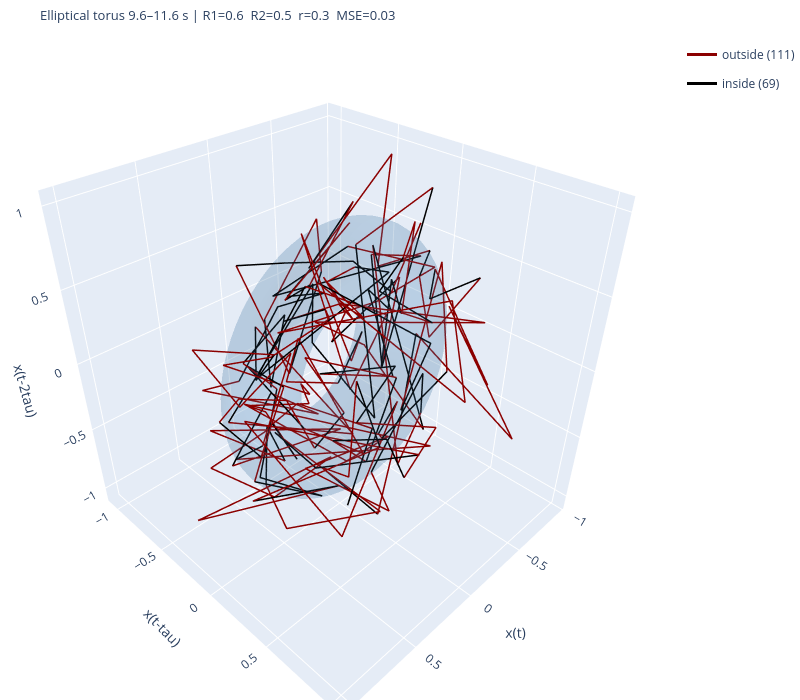

Notebook code for this chart:
### Code cell
plot_two_torus_fit(fitted[0])

### Figure 1 — Plotly figure (JSON) as saved in the notebook; plotly's stock layout.template omitted (floating-point values rounded to 4 significant figures; data arrays with more than 128 entries replaced by an {"elided": "..."} marker saying what was removed)
{"data": [{"colorscale": [[0, "steelblue"], [1, "steelblue"]], "name": "Torus", "opacity": 0.15, "showscale": false, "type": "surface", "x": {"elided": "60x60 float values"}, "y": {"elided": "60x60 float values"}, "z": {"elided": "60x60 float values"}}, {"legendgroup": "outside", "line": {"color": "darkred", "width": 3}, "mode": "lines", "name": "outside (111)", "showlegend": true, "type": "scatter3d", "x": [-0.6266, -0.4588], "y": [0.03197, -0.02404], "z": [0.7228, 0.3078]}, {"legendgroup": "inside", "line": {"color": "black", "width": 3}, "mode": "lines", "name": "inside (69)", "showlegend": true, "type": "scatter3d", "x": [-0.4588, -0.3614, -0.09783, 0.2893], "y": [-0.02404, -0.2531, -0.5687, -0.5485], "z": [0.3078, 0.4668, 0.4355, 0.5691]}, {"legendgroup": "outside", "line": {"color": "darkred", "width": 3}, "mode": "lines", "name": "outside (111)", "showlegend": false, "type": "scatter3d", "x": [0.2893, -0.05265], "y": [-0.5485, -0.5213], "z": [0.5691, -0.3409]}, {"legendgroup": "inside", "line": {"color": "black", "width": 3}, "mode": "lines", "name": "inside (69)", "showlegend": false, "type": "scatter3d", "x": [-0.05265, -0.5616], "y": [-0.5213, -0.7359], "z": [-0.3409, 0.1379]}, {"legendgroup": "outside", "line": {"color": "darkred", "width": 3}, "mode": "lines", "name": "outside (111)", "showlegend": false, "type": "scatter3d", "x": [-0.5616, -0.8226, -0.06548], "y": [-0.7359, -1.05, -0.7588], "z": [0.1379, 0.3354, -0.03342]}, {"legendgroup": "inside", "line": {"color": "black", "width": 3}, "mode": "lines", "name": "inside (69)", "showlegend": false, "type": "scatter3d", "x": [-0.06548, 0.08188, -0.1261, 0.3636], "y": [-0.7588, -0.5534, -0.6266, -0.4588], "z": [-0.03342, -0.3989, 0.03197, -0.02404]}, {"legendgroup": "outside", "line": {"color": "darkred", "width": 3}, "mode": "lines", "name": "outside (111)", "showlegend": false, "type": "scatter3d", "x": [0.3636, 0.1929], "y": [-0.4588, -0.3614], "z": [-0.02404, -0.2531]}, {"legendgroup": "inside", "line": {"color": "black", "width": 3}, "mode": "lines", "name": "inside (69)", "showlegend": false, "type": "scatter3d", "x": [0.1929, 0.5778, 0.4389, 0.655], "y": [-0.3614, -0.09783, 0.2893, -0.05265], "z": [-0.2531, -0.5687, -0.5485, -0.5213]}, {"legendgroup": "outside", "line": {"color": "darkred", "width": 3}, "mode": "lines", "name": "outside (111)", "showlegend": false, "type": "scatter3d", "x": [0.655, 0.102, 0.4373, 0.503, 0.1608, 1.021, 0.379], "y": [-0.05265, -0.5616, -0.8226, -0.06548, 0.08188, -0.1261, 0.3636], "z": [-0.5213, -0.7359, -1.05, -0.7588, -0.5534, -0.6266, -0.4588]}, {"legendgroup": "inside", "line": {"color": "black", "width": 3}, "mode": "lines", "name": "inside (69)", "showlegend": false, "type": "scatter3d", "x": [0.379, 0.8642], "y": [0.3636, 0.1929], "z": [-0.4588, -0.3614]}, {"legendgroup": "outside", "line": {"color": "darkred", "width": 3}, "mode": "lines", "name": "outside (111)", "showlegend": false, "type": "scatter3d", "x": [0.8642, 0.2842], "y": [0.1929, 0.5778], "z": [-0.3614, -0.09783]}, {"legendgroup": "inside", "line": {"color": "black", "width": 3}, "mode": "lines", "name": "inside (69)", "showlegend": false, "type": "scatter3d", "x": [0.2842, 0.3285], "y": [0.5778, 0.4389], "z": [-0.09783, 0.2893]}, {"legendgroup": "outside", "line": {"color": "darkred", "width": 3}, "mode": "lines", "name": "outside (111)", "showlegend": false, "type": "scatter3d", "x": [0.3285, 0.6039, 0.2614], "y": [0.4389, 0.655, 0.102], "z": [0.2893, -0.05265, -0.5616]}, {"legendgroup": "inside", "line": {"color": "black", "width": 3}, "mode": "lines", "name": "inside (69)", "showlegend": false, "type": "scatter3d", "x": [0.2614, 0.1154], "y": [0.102, 0.4373], "z": [-0.5616, -0.8226]}, {"legendgroup": "outside", "line": {"color": "darkred", "width": 3}, "mode": "lines", "name": "outside (111)", "showlegend": false, "type": "scatter3d", "x": [0.1154, 0.0269], "y": [0.4373, 0.503], "z": [-0.8226, -0.06548]}, {"legendgroup": "inside", "line": {"color": "black", "width": 3}, "mode": "lines", "name": "inside (69)", "showlegend": false, "type": "scatter3d", "x": [0.0269, -0.4893], "y": [0.503, 0.1608], "z": [-0.06548, 0.08188]}, {"legendgroup": "outside", "line": {"color": "darkred", "width": 3}, "mode": "lines", "name": "outside (111)", "showlegend": false, "type": "scatter3d", "x": [-0.4893, -0.3, -0.4959, -0.2322, -0.4641], "y": [0.1608, 1.021, 0.379, 0.8642, 0.2842], "z": [0.08188, -0.1261, 0.3636, 0.1929, 0.5778]}, {"legendgroup": "inside", "line": {"color": "black", "width": 3}, "mode": "lines", "name": "inside (69)", "showlegend": false, "type": "scatter3d", "x": [-0.4641, -0.3774, -0.4401], "y": [0.2842, 0.3285, 0.6039], "z": [0.5778, 0.4389, 0.655]}, {"legendgroup": "outside", "line": {"color": "darkred", "width": 3}, "mode": "lines", "name": "outside (111)", "showlegend": false, "type": "scatter3d", "x": [-0.4401, -0.4882, -0.5411], "y": [0.6039, 0.2614, 0.1154], "z": [0.655, 0.102, 0.4373]}, {"legendgroup": "inside", "line": {"color": "black", "width": 3}, "mode": "lines", "name": "inside (69)", "showlegend": false, "type": "scatter3d", "x": [-0.5411, -0.7393], "y": [0.1154, 0.0269], "z": [0.4373, 0.503]}, {"legendgroup": "outside", "line": {"color": "darkred", "width": 3}, "mode": "lines", "name": "outside (111)", "showlegend": false, "type": "scatter3d", "x": [-0.7393, -0.8535, -0.7282, -0.2224], "y": [0.0269, -0.4893, -0.3, -0.4959], "z": [0.503, 0.1608, 1.021, 0.379]}, {"legendgroup": "inside", "line": {"color": "black", "width": 3}, "mode": "lines", "name": "inside (69)", "showlegend": false, "type": "scatter3d", "x": [-0.2224, -0.333], "y": [-0.4959, -0.2322], "z": [0.379, 0.8642]}, {"legendgroup": "outside", "line": {"color": "darkred", "width": 3}, "mode": "lines", "name": "outside (111)", "showlegend": false, "type": "scatter3d", "x": [-0.333, -0.1979], "y": [-0.2322, -0.4641], "z": [0.8642, 0.2842]}, {"legendgroup": "inside", "line": {"color": "black", "width": 3}, "mode": "lines", "name": "inside (69)", "showlegend": false, "type": "scatter3d", "x": [-0.1979, 0.08473], "y": [-0.4641, -0.3774], "z": [0.2842, 0.3285]}, {"legendgroup": "outside", "line": {"color": "darkred", "width": 3}, "mode": "lines", "name": "outside (111)", "showlegend": false, "type": "scatter3d", "x": [0.08473, -0.5233], "y": [-0.3774, -0.4401], "z": [0.3285, 0.6039]}, {"legendgroup": "inside", "line": {"color": "black", "width": 3}, "mode": "lines", "name": "inside (69)", "showlegend": false, "type": "scatter3d", "x": [-0.5233, -0.03257, -0.4059, -0.1655, 0.1115], "y": [-0.4401, -0.4882, -0.5411, -0.7393, -0.8535], "z": [0.6039, 0.2614, 0.1154, 0.0269, -0.4893]}, {"legendgroup": "outside", "line": {"color": "darkred", "width": 3}, "mode": "lines", "name": "outside (111)", "showlegend": false, "type": "scatter3d", "x": [0.1115, 0.4934, -0.02731, 0.2664], "y": [-0.8535, -0.7282, -0.2224, -0.333], "z": [-0.4893, -0.3, -0.4959, -0.2322]}, {"legendgroup": "inside", "line": {"color": "black", "width": 3}, "mode": "lines", "name": "inside (69)", "showlegend": false, "type": "scatter3d", "x": [0.2664, 0.6972], "y": [-0.333, -0.1979], "z": [-0.2322, -0.4641]}, {"legendgroup": "outside", "line": {"color": "darkred", "width": 3}, "mode": "lines", "name": "outside (111)", "showlegend": false, "type": "scatter3d", "x": [0.6972, 0.08182, 0.6066, 0.4326], "y": [-0.1979, 0.08473, -0.5233, -0.03257], "z": [-0.4641, -0.3774, -0.4401, -0.4882]}, {"legendgroup": "inside", "line": {"color": "black", "width": 3}, "mode": "lines", "name": "inside (69)", "showlegend": false, "type": "scatter3d", "x": [0.4326, 0.254, 0.4829], "y": [-0.03257, -0.4059, -0.1655], "z": [-0.4882, -0.5411, -0.7393]}, {"legendgroup": "outside", "line": {"color": "darkred", "width": 3}, "mode": "lines", "name": "outside (111)", "showlegend": false, "type": "scatter3d", "x": [0.4829, 0.5675, 0.1593, 0.5038], "y": [-0.1655, 0.1115, 0.4934, -0.02731], "z": [-0.7393, -0.8535, -0.7282, -0.2224]}, {"legendgroup": "inside", "line": {"color": "black", "width": 3}, "mode": "lines", "name": "inside (69)", "showlegend": false, "type": "scatter3d", "x": [0.5038, 0.4624, 0.09119], "y": [-0.02731, 0.2664, 0.6972], "z": [-0.2224, -0.333, -0.1979]}, {"legendgroup": "outside", "line": {"color": "darkred", "width": 3}, "mode": "lines", "name": "outside (111)", "showlegend": false, "type": "scatter3d", "x": [0.09119, 0.7911, 0.599, -0.01733], "y": [0.6972, 0.08182, 0.6066, 0.4326], "z": [-0.1979, 0.08473, -0.5233, -0.03257]}, {"legendgroup": "inside", "line": {"color": "black", "width": 3}, "mode": "lines", "name": "inside (69)", "showlegend": false, "type": "scatter3d", "x": [-0.01733, -0.07159], "y": [0.4326, 0.254], "z": [-0.03257, -0.4059]}, {"legendgroup": "outside", "line": {"color": "darkred", "width": 3}, "mode": "lines", "name": "outside (111)", "showlegend": false, "type": "scatter3d", "x": [-0.07159, 0.1601], "y": [0.254, 0.4829], "z": [-0.4059, -0.1655]}, {"legendgroup": "inside", "line": {"color": "black", "width": 3}, "mode": "lines", "name": "inside (69)", "showlegend": false, "type": "scatter3d", "x": [0.1601, -0.2725], "y": [0.4829, 0.5675], "z": [-0.1655, 0.1115]}, {"legendgroup": "outside", "line": {"color": "darkred", "width": 3}, "mode": "lines", "name": "outside (111)", "showlegend": false, "type": "scatter3d", "x": [-0.2725, -0.6902, 0.03599], "y": [0.5675, 0.1593, 0.5038], "z": [0.1115, 0.4934, -0.02731]}, {"legendgroup": "inside", "line": {"color": "black", "width": 3}, "mode": "lines", "name": "inside (69)", "showlegend": false, "type": "scatter3d", "x": [0.03599, -0.2414, 0.259], "y": [0.5038, 0.4624, 0.09119], "z": [-0.02731, 0.2664, 0.6972]}, {"legendgroup": "outside", "line": {"color": "darkred", "width": 3}, "mode": "lines", "name": "outside (111)", "showlegend": false, "type": "scatter3d", "x": [0.259, -0.1503, -0.2125, 0.4562, -0.3832, -0.6249, -0.3349], "y": [0.09119, 0.7911, 0.599, -0.01733, -0.07159, 0.1601, -0.2725], "z": [0.6972, 0.08182, 0.6066, 0.4326, 0.254, 0.4829, 0.5675]}, {"legendgroup": "inside", "line": {"color": "black", "width": 3}, "mode": "lines", "name": "inside (69)", "showlegend": false, "type": "scatter3d", "x": [-0.3349, -0.08638, -0.645], "y": [-0.2725, -0.6902, 0.03599], "z": [0.5675, 0.1593, 0.5038]}, {"legendgroup": "outside", "line": {"color": "darkred", "width": 3}, "mode": "lines", "name": "outside (111)", "showlegend": false, "type": "scatter3d", "x": [-0.645, -0.509], "y": [0.03599, -0.2414], "z": [0.5038, 0.4624]}, {"legendgroup": "inside", "line": {"color": "black", "width": 3}, "mode": "lines", "name": "inside (69)", "showlegend": false, "type": "scatter3d", "x": [-0.509, -0.07329, -0.9513], "y": [-0.2414, 0.259, -0.1503], "z": [0.4624, 0.09119, 0.7911]}, {"legendgroup": "outside", "line": {"color": "darkred", "width": 3}, "mode": "lines", "name": "outside (111)", "showlegend": false, "type": "scatter3d", "x": [-0.9513, -0.339], "y": [-0.1503, -0.2125], "z": [0.7911, 0.599]}, {"legendgroup": "inside", "line": {"color": "black", "width": 3}, "mode": "lines", "name": "inside (69)", "showlegend": false, "type": "scatter3d", "x": [-0.339, 0.1977, -0.1344, -0.376, 0.5981], "y": [-0.2125, 0.4562, -0.3832, -0.6249, -0.3349], "z": [0.599, -0.01733, -0.07159, 0.1601, -0.2725]}, {"legendgroup": "outside", "line": {"color": "darkred", "width": 3}, "mode": "lines", "name": "outside (111)", "showlegend": false, "type": "scatter3d", "x": [0.5981, -0.211, 0.1043], "y": [-0.3349, -0.08638, -0.645], "z": [-0.2725, -0.6902, 0.03599]}, {"legendgroup": "inside", "line": {"color": "black", "width": 3}, "mode": "lines", "name": "inside (69)", "showlegend": false, "type": "scatter3d", "x": [0.1043, 0.2347, 0.4389], "y": [-0.645, -0.509, -0.07329], "z": [0.03599, -0.2414, 0.259]}, {"legendgroup": "outside", "line": {"color": "darkred", "width": 3}, "mode": "lines", "name": "outside (111)", "showlegend": false, "type": "scatter3d", "x": [0.4389, 0.3868, 0.5037, 0.5566, 0.5134], "y": [-0.07329, -0.9513, -0.339, 0.1977, -0.1344], "z": [0.259, -0.1503, -0.2125, 0.4562, -0.3832]}, {"legendgroup": "inside", "line": {"color": "black", "width": 3}, "mode": "lines", "name": "inside (69)", "showlegend": false, "type": "scatter3d", "x": [0.5134, 0.5386], "y": [-0.1344, -0.376], "z": [-0.3832, -0.6249]}, {"legendgroup": "outside", "line": {"color": "darkred", "width": 3}, "mode": "lines", "name": "outside (111)", "showlegend": false, "type": "scatter3d", "x": [0.5386, -0.1394, 0.5649, 0.04705, -0.1886, 0.6988, -0.05214, 0.2635], "y": [-0.376, 0.5981, -0.211, 0.1043, 0.2347, 0.4389, 0.3868, 0.5037], "z": [-0.6249, -0.3349, -0.08638, -0.645, -0.509, -0.07329, -0.9513, -0.339]}, {"legendgroup": "inside", "line": {"color": "black", "width": 3}, "mode": "lines", "name": "inside (69)", "showlegend": false, "type": "scatter3d", "x": [0.2635, -0.06757, -0.134], "y": [0.5037, 0.5566, 0.5134], "z": [-0.339, 0.1977, -0.1344]}, {"legendgroup": "outside", "line": {"color": "darkred", "width": 3}, "mode": "lines", "name": "outside (111)", "showlegend": false, "type": "scatter3d", "x": [-0.134, 0.07819, -0.4071], "y": [0.5134, 0.5386, -0.1394], "z": [-0.1344, -0.376, 0.5981]}, {"legendgroup": "inside", "line": {"color": "black", "width": 3}, "mode": "lines", "name": "inside (69)", "showlegend": false, "type": "scatter3d", "x": [-0.4071, -0.1038], "y": [-0.1394, 0.5649], "z": [0.5981, -0.211]}, {"legendgroup": "outside", "line": {"color": "darkred", "width": 3}, "mode": "lines", "name": "outside (111)", "showlegend": false, "type": "scatter3d", "x": [-0.1038, -0.1513, 0.02255, -0.3908, -0.04716, 0.1067, 0.04197, -0.2513], "y": [0.5649, 0.04705, -0.1886, 0.6988, -0.05214, 0.2635, -0.06757, -0.134], "z": [-0.211, 0.1043, 0.2347, 0.4389, 0.3868, 0.5037, 0.5566, 0.5134]}, {"legendgroup": "inside", "line": {"color": "black", "width": 3}, "mode": "lines", "name": "inside (69)", "showlegend": false, "type": "scatter3d", "x": [-0.2513, -0.3094, 0.314, 0.1714], "y": [-0.134, 0.07819, -0.4071, -0.1038], "z": [0.5134, 0.5386, -0.1394, 0.5649]}, {"legendgroup": "outside", "line": {"color": "darkred", "width": 3}, "mode": "lines", "name": "outside (111)", "showlegend": false, "type": "scatter3d", "x": [0.1714, -0.5689, -0.06185, -0.07227, -0.1416, -0.06517], "y": [-0.1038, -0.1513, 0.02255, -0.3908, -0.04716, 0.1067], "z": [0.5649, 0.04705, -0.1886, 0.6988, -0.05214, 0.2635]}, {"legendgroup": "inside", "line": {"color": "black", "width": 3}, "mode": "lines", "name": "inside (69)", "showlegend": false, "type": "scatter3d", "x": [-0.06517, 0.06109], "y": [0.1067, 0.04197], "z": [0.2635, -0.06757]}, {"legendgroup": "outside", "line": {"color": "darkred", "width": 3}, "mode": "lines", "name": "outside (111)", "showlegend": false, "type": "scatter3d", "x": [0.06109, 0.2075, 0.04987, 0.1236, 0.4585], "y": [0.04197, -0.2513, -0.3094, 0.314, 0.1714], "z": [-0.06757, -0.134, 0.07819, -0.4071, -0.1038]}, {"legendgroup": "inside", "line": {"color": "black", "width": 3}, "mode": "lines", "name": "inside (69)", "showlegend": false, "type": "scatter3d", "x": [0.4585, 0.2522, 0.3921], "y": [0.1714, -0.5689, -0.06185], "z": [-0.1038, -0.1513, 0.02255]}, {"legendgroup": "outside", "line": {"color": "darkred", "width": 3}, "mode": "lines", "name": "outside (111)", "showlegend": false, "type": "scatter3d", "x": [0.3921, 0.5789], "y": [-0.06185, -0.07227], "z": [0.02255, -0.3908]}, {"legendgroup": "inside", "line": {"color": "black", "width": 3}, "mode": "lines", "name": "inside (69)", "showlegend": false, "type": "scatter3d", "x": [0.5789, 0.7949], "y": [-0.07227, -0.1416], "z": [-0.3908, -0.04716]}, {"legendgroup": "outside", "line": {"color": "darkred", "width": 3}, "mode": "lines", "name": "outside (111)", "showlegend": false, "type": "scatter3d", "x": [0.7949, 0.7082, 0.4807, 0.4157], "y": [-0.1416, -0.06517, 0.06109, 0.2075], "z": [-0.04716, 0.1067, 0.04197, -0.2513]}, {"legendgroup": "inside", "line": {"color": "black", "width": 3}, "mode": "lines", "name": "inside (69)", "showlegend": false, "type": "scatter3d", "x": [0.4157, 0.01685], "y": [0.2075, 0.04987], "z": [-0.2513, -0.3094]}, {"legendgroup": "outside", "line": {"color": "darkred", "width": 3}, "mode": "lines", "name": "outside (111)", "showlegend": false, "type": "scatter3d", "x": [0.01685, 0.3944, 0.03432], "y": [0.04987, 0.1236, 0.4585], "z": [-0.3094, 0.314, 0.1714]}, {"legendgroup": "inside", "line": {"color": "black", "width": 3}, "mode": "lines", "name": "inside (69)", "showlegend": false, "type": "scatter3d", "x": [0.03432, 0.02928], "y": [0.4585, 0.2522], "z": [0.1714, -0.5689]}, {"legendgroup": "outside", "line": {"color": "darkred", "width": 3}, "mode": "lines", "name": "outside (111)", "showlegend": false, "type": "scatter3d", "x": [0.02928, 0.4557], "y": [0.2522, 0.3921], "z": [-0.5689, -0.06185]}, {"legendgroup": "inside", "line": {"color": "black", "width": 3}, "mode": "lines", "name": "inside (69)", "showlegend": false, "type": "scatter3d", "x": [0.4557, 0.2335, 0.3359], "y": [0.3921, 0.5789, 0.7949], "z": [-0.06185, -0.07227, -0.1416]}, {"legendgroup": "outside", "line": {"color": "darkred", "width": 3}, "mode": "lines", "name": "outside (111)", "showlegend": false, "type": "scatter3d", "x": [0.3359, -0.02331, 0.3671], "y": [0.7949, 0.7082, 0.4807], "z": [-0.1416, -0.06517, 0.06109]}, {"legendgroup": "inside", "line": {"color": "black", "width": 3}, "mode": "lines", "name": "inside (69)", "showlegend": false, "type": "scatter3d", "x": [0.3671, -0.002513, 0.1868], "y": [0.4807, 0.4157, 0.01685], "z": [0.06109, 0.2075, 0.04987]}, {"legendgroup": "outside", "line": {"color": "darkred", "width": 3}, "mode": "lines", "name": "outside (111)", "showlegend": false, "type": "scatter3d", "x": [0.1868, -0.01197], "y": [0.01685, 0.3944], "z": [0.04987, 0.1236]}, {"legendgroup": "inside", "line": {"color": "black", "width": 3}, "mode": "lines", "name": "inside (69)", "showlegend": false, "type": "scatter3d", "x": [-0.01197, -0.1855, -0.3742], "y": [0.3944, 0.03432, 0.02928], "z": [0.1236, 0.4585, 0.2522]}, {"legendgroup": "outside", "line": {"color": "darkred", "width": 3}, "mode": "lines", "name": "outside (111)", "showlegend": false, "type": "scatter3d", "x": [-0.3742, -0.2513], "y": [0.02928, 0.4557], "z": [0.2522, 0.3921]}, {"legendgroup": "inside", "line": {"color": "black", "width": 3}, "mode": "lines", "name": "inside (69)", "showlegend": false, "type": "scatter3d", "x": [-0.2513, -0.0566, -0.1145], "y": [0.4557, 0.2335, 0.3359], "z": [0.3921, 0.5789, 0.7949]}, {"legendgroup": "outside", "line": {"color": "darkred", "width": 3}, "mode": "lines", "name": "outside (111)", "showlegend": false, "type": "scatter3d", "x": [-0.1145, -0.6415, -0.08974], "y": [0.3359, -0.02331, 0.3671], "z": [0.7949, 0.7082, 0.4807]}, {"legendgroup": "inside", "line": {"color": "black", "width": 3}, "mode": "lines", "name": "inside (69)", "showlegend": false, "type": "scatter3d", "x": [-0.08974, -0.4288, -0.1506], "y": [0.3671, -0.002513, 0.1868], "z": [0.4807, 0.4157, 0.01685]}, {"legendgroup": "outside", "line": {"color": "darkred", "width": 3}, "mode": "lines", "name": "outside (111)", "showlegend": false, "type": "scatter3d", "x": [-0.1506, -0.5131], "y": [0.1868, -0.01197], "z": [0.01685, 0.3944]}, {"legendgroup": "inside", "line": {"color": "black", "width": 3}, "mode": "lines", "name": "inside (69)", "showlegend": false, "type": "scatter3d", "x": [-0.5131, -0.1111], "y": [-0.01197, -0.1855], "z": [0.3944, 0.03432]}, {"legendgroup": "outside", "line": {"color": "darkred", "width": 3}, "mode": "lines", "name": "outside (111)", "showlegend": false, "type": "scatter3d", "x": [-0.1111, -0.4217, -0.1112, -0.159, -0.0991, -0.1225], "y": [-0.1855, -0.3742, -0.2513, -0.0566, -0.1145, -0.6415], "z": [0.03432, 0.02928, 0.4557, 0.2335, 0.3359, -0.02331]}, {"legendgroup": "inside", "line": {"color": "black", "width": 3}, "mode": "lines", "name": "inside (69)", "showlegend": false, "type": "scatter3d", "x": [-0.1225, 0.03337], "y": [-0.6415, -0.08974], "z": [-0.02331, 0.3671]}, {"legendgroup": "outside", "line": {"color": "darkred", "width": 3}, "mode": "lines", "name": "outside (111)", "showlegend": false, "type": "scatter3d", "x": [0.03337, -0.3335, 0.3999, 0.47, 0.1473, -0.06109, 0.1558, 0.5854, 0.5032, 0.2578], "y": [-0.08974, -0.4288, -0.1506, -0.5131, -0.1111, -0.4217, -0.1112, -0.159, -0.0991, -0.1225], "z": [0.3671, -0.002513, 0.1868, -0.01197, -0.1855, -0.3742, -0.2513, -0.0566, -0.1145, -0.6415]}, {"legendgroup": "inside", "line": {"color": "black", "width": 3}, "mode": "lines", "name": "inside (69)", "showlegend": false, "type": "scatter3d", "x": [0.2578, 0.566], "y": [-0.1225, 0.03337], "z": [-0.6415, -0.08974]}, {"legendgroup": "outside", "line": {"color": "darkred", "width": 3}, "mode": "lines", "name": "outside (111)", "showlegend": false, "type": "scatter3d", "x": [0.566, 0.05096, 0.1507], "y": [0.03337, -0.3335, 0.3999], "z": [-0.08974, -0.4288, -0.1506]}, {"legendgroup": "inside", "line": {"color": "black", "width": 3}, "mode": "lines", "name": "inside (69)", "showlegend": false, "type": "scatter3d", "x": [0.1507, 0.4157], "y": [0.3999, 0.47], "z": [-0.1506, -0.5131]}, {"legendgroup": "outside", "line": {"color": "darkred", "width": 3}, "mode": "lines", "name": "outside (111)", "showlegend": false, "type": "scatter3d", "x": [0.4157], "y": [0.47], "z": [-0.5131]}], "layout": {"height": 700, "margin": {"b": 0, "l": 0, "r": 0, "t": 40}, "scene": {"xaxis": {"title": {"text": "x(t)"}}, "yaxis": {"title": {"text": "x(t-tau)"}}, "zaxis": {"title": {"text": "x(t-2tau)"}}}, "title": {"font": {"size": 13}, "text": "Elliptical torus 9.6–11.6 s | R1=0.6  R2=0.5  r=0.3  MSE=0.03"}, "width": 800}}
